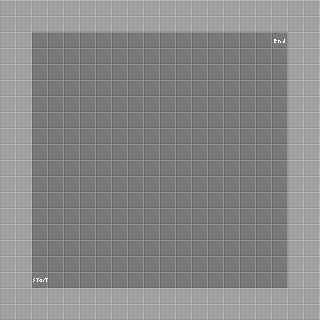

A 2D game scene composited from a Tiled map and its tileset images. What follows is a short description and the map's XML, with every tile layer's data as written:
An orthogonal 20x20 tile map with 16x16 px tiles, 1 tile layer (Tile Layer 1) and 24 objects (16x wall, 4x button, 4x cube).

<map version="1.0" orientation="orthogonal" renderorder="right-down" width="20" height="20" tilewidth="16" tileheight="16" nextobjectid="125">
 <tileset firstgid="1" name="tilemap" tilewidth="16" tileheight="16" tilecount="16" columns="4">
  <image source="tilemap.png" width="64" height="64" />
  <tile id="4">
   <properties>
    <property name="color" value="1" />
    <property name="group" value="1" />
   </properties>
  </tile>
  <tile id="5">
   <properties>
    <property name="group" value="1" />
    <property name="inverted" type="bool" value="false" />
   </properties>
  </tile>
  <tile id="6">
   <properties>
    <property name="color" value="1" />
   </properties>
  </tile>
 </tileset>
 <layer name="Tile Layer 1" width="20" height="20">
  <data encoding="csv">
2,2,2,2,2,2,2,2,2,2,2,2,2,2,2,2,2,2,2,2,
2,2,2,2,2,2,2,2,2,2,2,2,2,2,2,2,2,2,2,2,
2,2,1,1,1,1,1,1,1,1,1,1,1,1,1,1,1,4,2,2,
2,2,1,1,1,1,1,1,1,1,1,1,1,1,1,1,1,1,2,2,
2,2,1,1,1,1,1,1,1,1,1,1,1,1,1,1,1,1,2,2,
2,2,1,1,1,1,1,1,1,1,1,1,1,1,1,1,1,1,2,2,
2,2,1,1,1,1,1,1,1,1,1,1,1,1,1,1,1,1,2,2,
2,2,1,1,1,1,1,1,1,1,1,1,1,1,1,1,1,1,2,2,
2,2,1,1,1,1,1,1,1,1,1,1,1,1,1,1,1,1,2,2,
2,2,1,1,1,1,1,1,1,1,1,1,1,1,1,1,1,1,2,2,
2,2,1,1,1,1,1,1,1,1,1,1,1,1,1,1,1,1,2,2,
2,2,1,1,1,1,1,1,1,1,1,1,1,1,1,1,1,1,2,2,
2,2,1,1,1,1,1,1,1,1,1,1,1,1,1,1,1,1,2,2,
2,2,1,1,1,1,1,1,1,1,1,1,1,1,1,1,1,1,2,2,
2,2,1,1,1,1,1,1,1,1,1,1,1,1,1,1,1,1,2,2,
2,2,1,1,1,1,1,1,1,1,1,1,1,1,1,1,1,1,2,2,
2,2,1,1,1,1,1,1,1,1,1,1,1,1,1,1,1,1,2,2,
2,2,3,1,1,1,1,1,1,1,1,1,1,1,1,1,1,1,2,2,
2,2,2,2,2,2,2,2,2,2,2,2,2,2,2,2,2,2,2,2,
2,2,2,2,2,2,2,2,2,2,2,2,2,2,2,2,2,2,2,2
</data>
 </layer>
 <objectgroup name="objects">
  <object id="43" name="button 1" type="button" gid="5" x="160" y="176" width="16" height="16">
   <properties>
    <property name="color" value="1" />
    <property name="group" value="1" />
   </properties>
  </object>
  <object id="49" name="cube" type="cube" gid="7" x="208" y="128" width="16" height="16">
   <properties>
    <property name="color" value="2" />
   </properties>
  </object>
  <object id="52" name="button 2" type="button" gid="5" x="144" y="176" width="16" height="16">
   <properties>
    <property name="color" value="2" />
    <property name="group" value="2" />
   </properties>
  </object>
  <object id="53" name="cube" type="cube" gid="7" x="208" y="224" width="16" height="16">
   <properties>
    <property name="color" value="3" />
   </properties>
  </object>
  <object id="85" name="button 3" type="button" gid="5" x="144" y="160" width="16" height="16">
   <properties>
    <property name="color" value="3" />
    <property name="group" value="3" />
   </properties>
  </object>
  <object id="86" name="cube" type="cube" gid="7" x="112" y="224" width="16" height="16">
   <properties>
    <property name="color" value="4" />
   </properties>
  </object>
  <object id="94" name="wall 1" type="wall" gid="6" x="256" y="64" width="16" height="16">
   <properties>
    <property name="group" value="1" />
    <property name="inverted" type="bool" value="false" />
   </properties>
  </object>
  <object id="95" name="wall 1" type="wall" gid="6" x="272" y="64" width="16" height="16">
   <properties>
    <property name="group" value="1" />
    <property name="inverted" type="bool" value="false" />
   </properties>
  </object>
  <object id="96" name="wall 1" type="wall" gid="6" x="256" y="48" width="16" height="16">
   <properties>
    <property name="group" value="1" />
    <property name="inverted" type="bool" value="false" />
   </properties>
  </object>
  <object id="99" name="wall 2" type="wall" gid="6" x="272" y="80" width="16" height="16">
   <properties>
    <property name="group" value="2" />
    <property name="inverted" type="bool" value="false" />
   </properties>
  </object>
  <object id="100" name="wall 2" type="wall" gid="6" x="256" y="80" width="16" height="16">
   <properties>
    <property name="group" value="2" />
    <property name="inverted" type="bool" value="false" />
   </properties>
  </object>
  <object id="101" name="wall 2" type="wall" gid="6" x="240" y="80" width="16" height="16">
   <properties>
    <property name="group" value="2" />
    <property name="inverted" type="bool" value="false" />
   </properties>
  </object>
  <object id="102" name="wall 2" type="wall" gid="6" x="240" y="64" width="16" height="16">
   <properties>
    <property name="group" value="2" />
    <property name="inverted" type="bool" value="false" />
   </properties>
  </object>
  <object id="103" name="wall 2" type="wall" gid="6" x="240" y="48" width="16" height="16">
   <properties>
    <property name="group" value="2" />
    <property name="inverted" type="bool" value="false" />
   </properties>
  </object>
  <object id="114" name="wall 4" type="wall" gid="6" x="112" y="112" width="16" height="16">
   <properties>
    <property name="group" value="4" />
    <property name="inverted" type="bool" value="false" />
   </properties>
  </object>
  <object id="116" name="wall 4" type="wall" gid="6" x="112" y="144" width="16" height="16">
   <properties>
    <property name="group" value="4" />
    <property name="inverted" type="bool" value="false" />
   </properties>
  </object>
  <object id="117" name="button 4" type="button" gid="5" x="160" y="160" width="16" height="16">
   <properties>
    <property name="color" value="4" />
    <property name="group" value="4" />
   </properties>
  </object>
  <object id="118" name="cube" type="cube" gid="7" x="112" y="128" width="16" height="16">
   <properties>
    <property name="color" value="1" />
   </properties>
  </object>
  <object id="119" name="wall 3" type="wall" gid="6" x="208" y="112" width="16" height="16">
   <properties>
    <property name="group" value="3" />
    <property name="inverted" type="bool" value="false" />
   </properties>
  </object>
  <object id="120" name="wall 3" type="wall" gid="6" x="192" y="128" width="16" height="16">
   <properties>
    <property name="group" value="3" />
    <property name="inverted" type="bool" value="false" />
   </properties>
  </object>
  <object id="121" name="wall 3" type="wall" gid="6" x="224" y="128" width="16" height="16">
   <properties>
    <property name="group" value="3" />
    <property name="inverted" type="bool" value="false" />
   </properties>
  </object>
  <object id="122" name="wall 3" type="wall" gid="6" x="208" y="144" width="16" height="16">
   <properties>
    <property name="group" value="3" />
    <property name="inverted" type="bool" value="false" />
   </properties>
  </object>
  <object id="123" name="wall 4" type="wall" gid="6" x="96" y="128" width="16" height="16">
   <properties>
    <property name="group" value="4" />
    <property name="inverted" type="bool" value="false" />
   </properties>
  </object>
  <object id="124" name="wall 4" type="wall" gid="6" x="128" y="128" width="16" height="16">
   <properties>
    <property name="group" value="4" />
    <property name="inverted" type="bool" value="false" />
   </properties>
  </object>
 </objectgroup>
</map>
